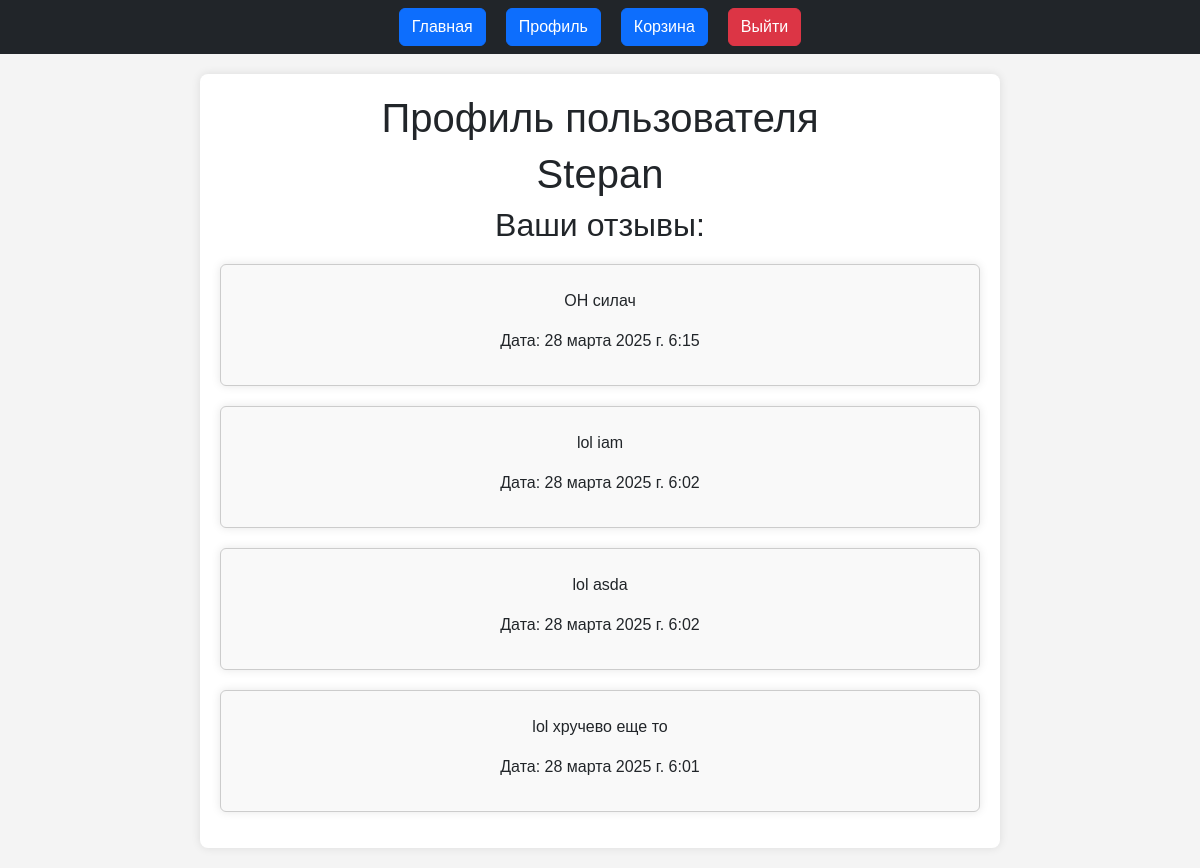
Screenshot of /profile/ (signed in) with the database file from the repository.
### comments/models.py (models this page shows, shortened)
class Review(models.Model):
    user = models.ForeignKey(User, on_delete=models.CASCADE)
    product = models.ForeignKey(Tovars, on_delete=models.CASCADE)
    rating = models.IntegerField(validators=[MaxValueValidator(5)])
    text = models.TextField()
    created_at = models.DateTimeField(auto_now_add=True)

### comments/views.py (the view)
# urls.py: path('profile/', views.profile, name='profile'),
@login_required
def profile(request):
    reviews = Review.objects.filter(user=request.user).order_by('-created_at')
    return render(request, 'comments/profile.html', {'reviews': reviews})

### comments/templates/comments/profile.html (shortened to what this page needs)
{% extends 'comments/base.html' %}
{% block content %}
    <h1>Профиль пользователя</h1>
    <h1>{{ user.username }}</h1>
    <h2>
        Ваши отзывы:
    </h2>
    <p>
        {% for review in reviews %}
            <div class="container p-3 mb-3 rounded col-auto" style="background-color: #f9f9f9; border: 1px solid #ccc; border-radius: 5px;">
                <p>{{ review.text }}</p>
                <p>Дата: {{ review.created_at }}</p>
            </div>
        {% endfor %}
    </p>
{% endblock content %}

### comments/templates/comments/base.html (style rules this page uses)
body { font-family: Arial, sans-serif; margin: 0; padding: 0; background-color: #f4f4f4; text-align: center; }
.container { max-width: 800px; margin: 20px auto; background: white; padding: 20px; box-shadow: 0 0 10px rgba(0, 0, 0, 0.1); border-radius: 8px; }

### rows the page displays
Review: text "ОН силач", created_at "28 марта 2025 г. 6:15"
Review: text "lol iam", created_at "28 марта 2025 г. 6:02"
Review: text "lol asda", created_at "28 марта 2025 г. 6:02"
Review: text "lol хручево еще то", created_at "28 марта 2025 г. 6:01"

### other values shown
{{ user.username }} "Stepan"
